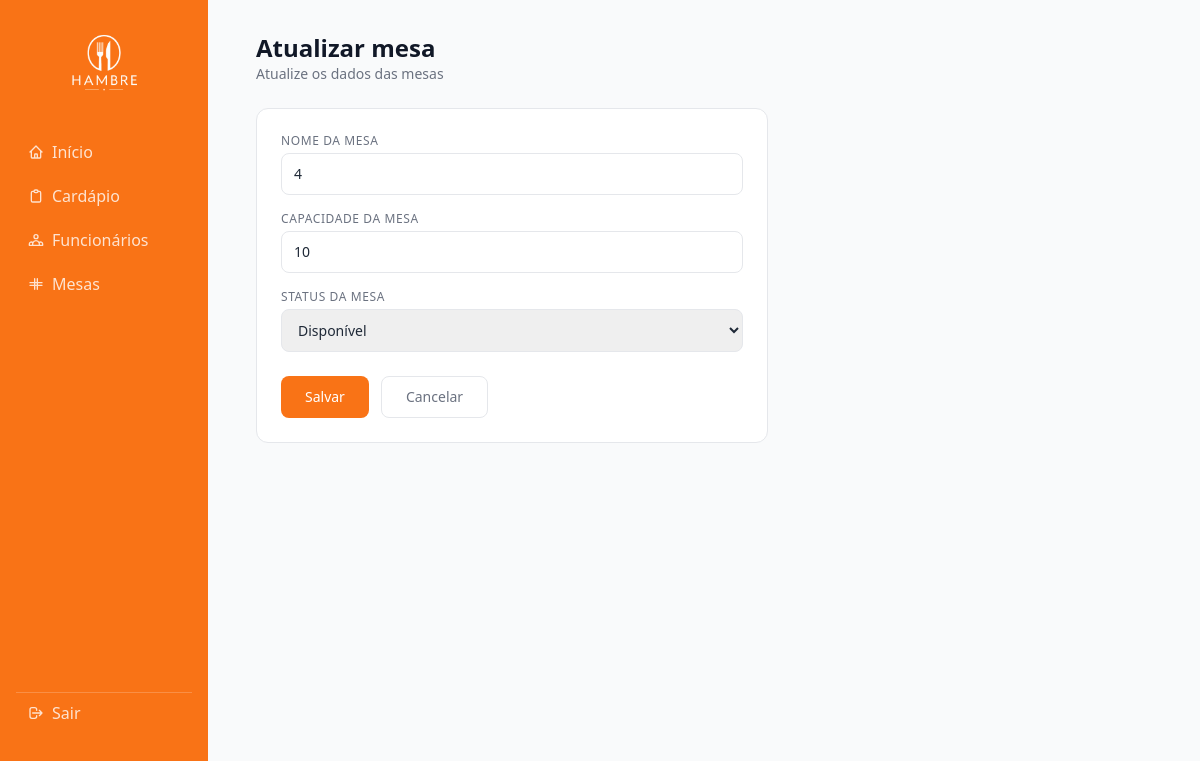
The page /mesas/editar.php?id=5 on the database its author committed.
### tables this page shows
CREATE TABLE `mesas` (
  `id` int NOT NULL,
  `numero` int NOT NULL,
  `capacidade` int NOT NULL,
  `status` varchar(20) DEFAULT 'Disponível'
);

### mesas/funcoes.php (called while the page is built, shortened)
<?php
function obterMesa($con, $id) {
    $stmt = $con->prepare("SELECT * FROM mesas WHERE id = :id");
    $stmt->bindValue(":id", $id);
    $stmt->execute();
    return $stmt->fetch(PDO::FETCH_OBJ);
}
?>

### mesas/editar.php (the view, shortened to what this page needs)
<?php
if(isset($_GET['id'])){
    require_once "../conexao.php";
    require_once "funcoes.php";
    $id = $_GET['id'];
    $mesa = obterMesa($con,$id);
}else{
    echo "Id não fornecido.";
    exit();
}
?>
<?php include '../sidebar.php'; ?>
<div class="mb-6">
    <h1 class="text-2xl font-bold text-gray-900">Atualizar mesa</h1>
    <p class="text-sm text-gray-500">Atualize os dados das mesas</p>
</div>
<div class="bg-white rounded-xl border border-gray-200 p-6 max-w-lg">
    <form action="" method="post" class="space-y-4">
        <div>
            <label class="block text-xs font-medium text-gray-500 uppercase tracking-wider mb-1">Nome da mesa</label>
            <input type="text" name="numero" value="<?= htmlspecialchars($mesa->numero) ?>" required
            class="w-full border border-gray-200 rounded-lg px-3 py-2.5 text-sm text-gray-800 outline-none focus:border-orange-400 focus:ring-2 focus:ring-orange-100 transition">
        </div>
        <div>
            <label  class="block text-xs font-medium text-gray-500 uppercase tracking-wider mb-1">Capacidade da mesa</label>
            <input type="text" name="capacidade" value="<?= htmlspecialchars($mesa->capacidade) ?>" required
            class="w-full border border-gray-200 rounded-lg px-3 py-2.5 text-sm text-gray-800 outline-none focus:border-orange-400 focus:ring-2 focus:ring-orange-100 transition">
        </div>
        <div>
            <label class="block text-xs font-medium text-gray-500 uppercase tracking-wider mb-1">Status da mesa</label>
            <select name="status" required
            class="w-full border border-gray-200 rounded-lg px-3 py-2.5 text-sm text-gray-800 outline-none focus:border-orange-400 focus:ring-2 focus:ring-orange-100 transition">
                <option value="Disponível" <?= $mesa->status == 'Disponível' ? 'selected' : '' ?>>Disponível</option>
            </select>
        </div>
        <div class="flex gap-3 pt-2">
            <button type="submit"
            class="bg-orange-500 hover:bg-orange-600 text-white font-medium text-sm px-6 py-2.5 rounded-lg transition">
                Salvar
            </button>
            <a href="index.php"
            class="border border-gray-200 text-gray-500 hover:bg-gray-50 font-medium text-sm px-6 py-2.5 rounded-lg transition">
                Cancelar
            </a>
        </div>
    </form>
</div>
</main>
</body>
</html>

### rows shown on the page
mesas: numero "4", capacidade "10", status "Disponível"
